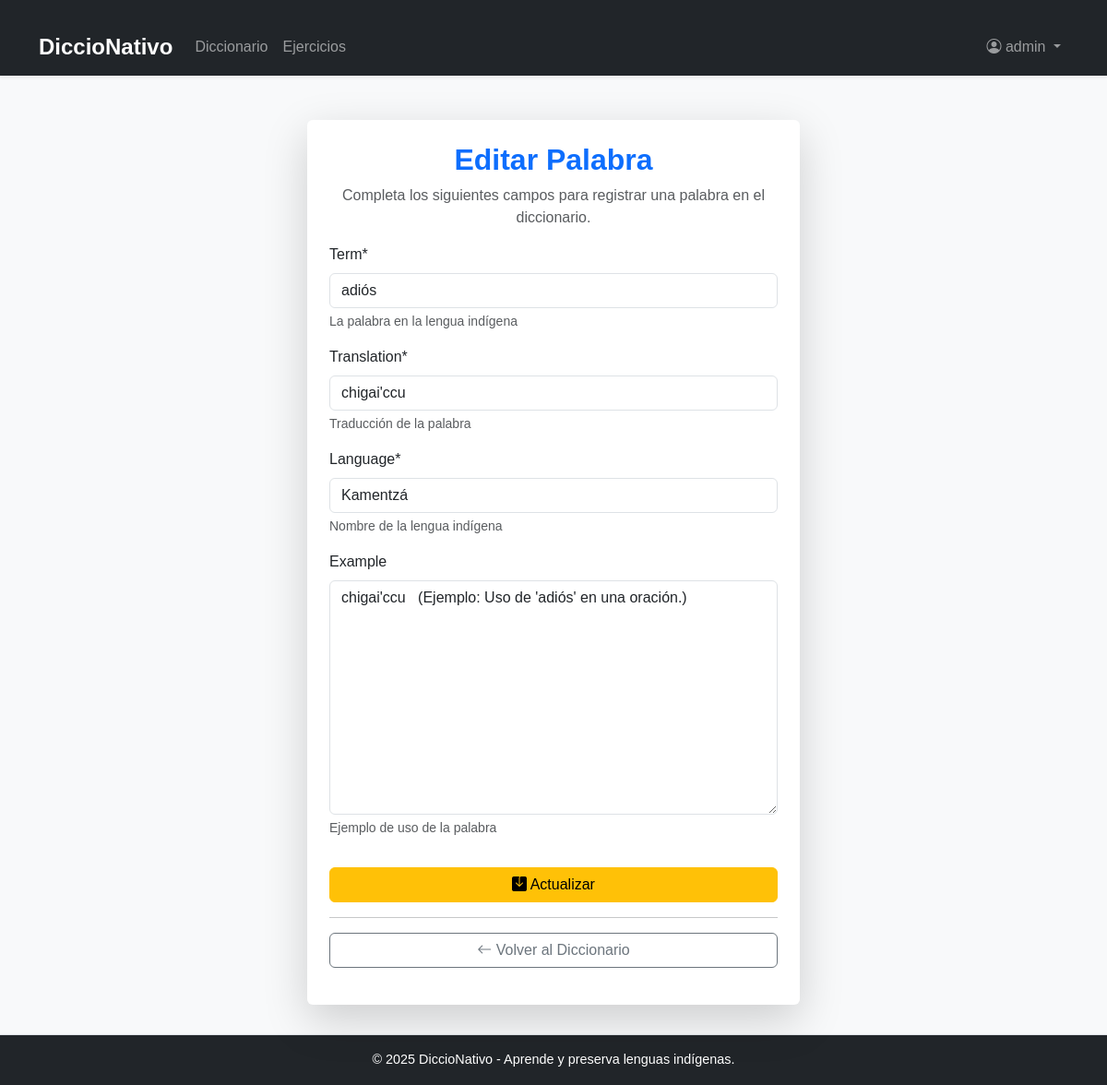
The app's page /vocabulario/word/5/edit/ (signed in) with its own data.
### accounts/models.py (models this page shows, shortened)
class CustomUser(AbstractUser):
    ROLE_CHOICES = (
        ("estudiante", "Estudiante"),
        ("profesor", "Profesor"),
        ("administrador", "Administrador"),
    )
    role = models.CharField(max_length=20, choices=ROLE_CHOICES, default="estudiante")
    age = models.PositiveIntegerField(null=True, blank=True)

### vocabulario/models.py (models this page shows, shortened)
class Word(models.Model):
    term = models.CharField(max_length=100, help_text="La palabra en la lengua indígena")
    translation = models.CharField(max_length=150, help_text="Traducción de la palabra")
    language = models.CharField(max_length=50, help_text="Nombre de la lengua indígena")
    example = models.TextField(blank=True, null=True, help_text="Ejemplo de uso de la palabra")
    created_at = models.DateTimeField(auto_now_add=True)
    updated_at = models.DateTimeField(auto_now=True)

### vocabulario/views.py (the view)
# urls.py: path("word/<int:pk>/edit/", WordUpdateView.as_view(), name="word_update"),
class WordUpdateView(LoginRequiredMixin, ProfessorRequiredMixin, UpdateView):
    model = Word
    template_name = "vocabulario/word_form.html"
    fields = ['term', 'translation', 'language', 'example']

### vocabulario/views.py (called while the page is built)
    def test_func(self):
        user = self.request.user
        return user.is_authenticated and (user.is_superuser or user.role == "profesor")

### templates/vocabulario/word_form.html (shortened to what this page needs)
{% extends "base.html" %}
{% load crispy_forms_tags %}
{% block content %}
<div class="container mt-5">
    <div class="row justify-content-center">
        <div class="col-lg-6">
            <div class="card shadow-lg border-0">
                <div class="card-body p-4">
                    <h2 class="fw-bold text-center text-primary">
                        {% if object %}Editar Palabra{% else %}Agregar Nueva Palabra{% endif %}
                    </h2>
                    <p class="text-center text-muted">Completa los siguientes campos para registrar una palabra en el diccionario.</p>
                    <form method="post">
                        {{ form|crispy }}
                        <button type="submit" class="btn {% if object %}btn-warning{% else %}btn-success{% endif %} w-100 mt-3">
                            <i class="bi bi-save-fill"></i>
                            {% if object %}Actualizar{% else %}Guardar{% endif %}
                        </button>
                    </form>
                    <hr>
                    <p class="text-center mt-2">
                        <a href="{% url 'word_list' %}" class="btn btn-outline-secondary w-100">
                            <i class="bi bi-arrow-left"></i> Volver al Diccionario
                        </a>
                    </p>
                </div>
            </div>
        </div>
    </div>
</div>
{% endblock content %}

### templates/base.html (shortened to what this page needs)
{% load static %}
<!DOCTYPE html>
<html lang="es">
<head>
  <link href="https://cdn.jsdelivr.net/npm/bootstrap@5.3.0/dist/css/bootstrap.min.css" rel="stylesheet">
  <link rel="stylesheet" href="{% static 'css/base.css' %}">
  <link rel="stylesheet" href="https://cdnjs.cloudflare.com/ajax/libs/bootstrap-icons/1.10.5/font/bootstrap-icons.min.css">
</head>
<body>
  <nav class="navbar navbar-expand-lg navbar-dark bg-dark shadow-sm">
    <div class="container">
      <a class="navbar-brand fw-bold" href="{% url 'home' %}">DiccioNativo</a>
      <div class="collapse navbar-collapse" id="navbarNav">
        <ul class="navbar-nav me-auto">
          <li class="nav-item"><a class="nav-link" href="{% url 'word_list' %}">Diccionario</a></li>
          <li class="nav-item"><a class="nav-link" href="{% url 'exercise_list' %}">Ejercicios</a></li>
        </ul>
        <ul class="navbar-nav ms-auto">
          {% if user.is_authenticated %}
            <li class="nav-item dropdown">
              <a class="nav-link dropdown-toggle" href="#" id="userDropdown" role="button" data-bs-toggle="dropdown">
                <i class="bi bi-person-circle"></i> {{ user.username }}
              </a>
            </li>
          {% else %}
            <li class="nav-item"><a class="nav-link" href="{% url 'login' %}"><i class="bi bi-box-arrow-in-right"></i> Iniciar sesión</a></li>
            <li class="nav-item"><a class="nav-link" href="{% url 'signup' %}"><i class="bi bi-person-plus"></i> Registrarse</a></li>
          {% endif %}
        </ul>
      </div>
    </div>
  </nav>
  <main class="container my-4">
    {% block content %}{% endblock %}
  </main>
  <footer class="bg-dark text-white text-center py-3">
    <p class="mb-0">© 2025 DiccioNativo - Aprende y preserva lenguas indígenas.</p>
  </footer>
</body>
</html>

### static/css/base.css (style rules this page uses)
body { font-family: 'Source Sans Pro', sans-serif; background-color: #f8f9fa; color: #343a40; margin: 0; padding: 0; }
.navbar-brand { font-weight: bold; font-size: 1.5rem; }
h1, h2, h3, h4, h5, h6 { font-family: 'Source Sans Pro', sans-serif; font-weight: 700; }
footer { padding: 1rem 0; border-top: 1px solid #dee2e6; font-size: 0.9rem; color: #6c757d; text-align: center; margin-top: 2rem; }
.container { margin-top: 20px; }
a { text-decoration: none; color: inherit; }

### records on screen
CustomUser: username "admin"
Word: term "adiós", translation "chigai'ccu", language "Kamentzá", example "chigai'ccu (Ejemplo: Uso de 'adiós' en una oración.)"
